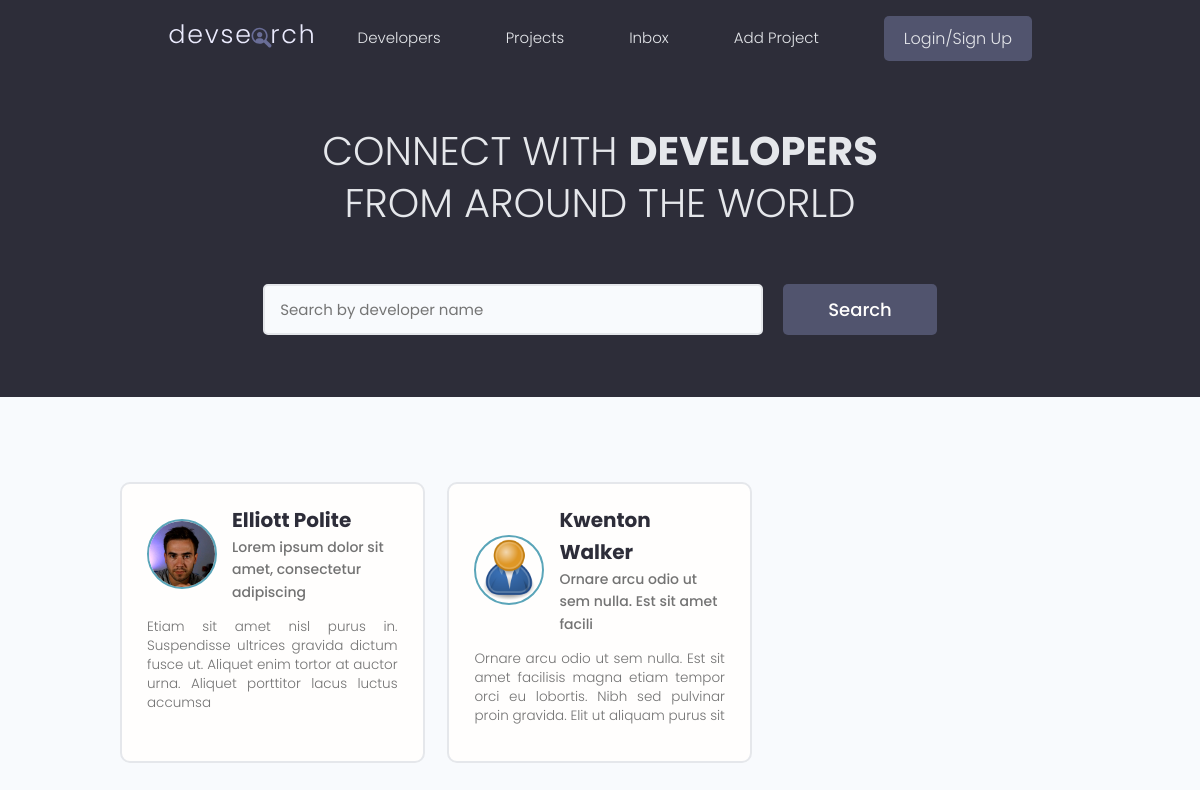
The app's page /, older data.
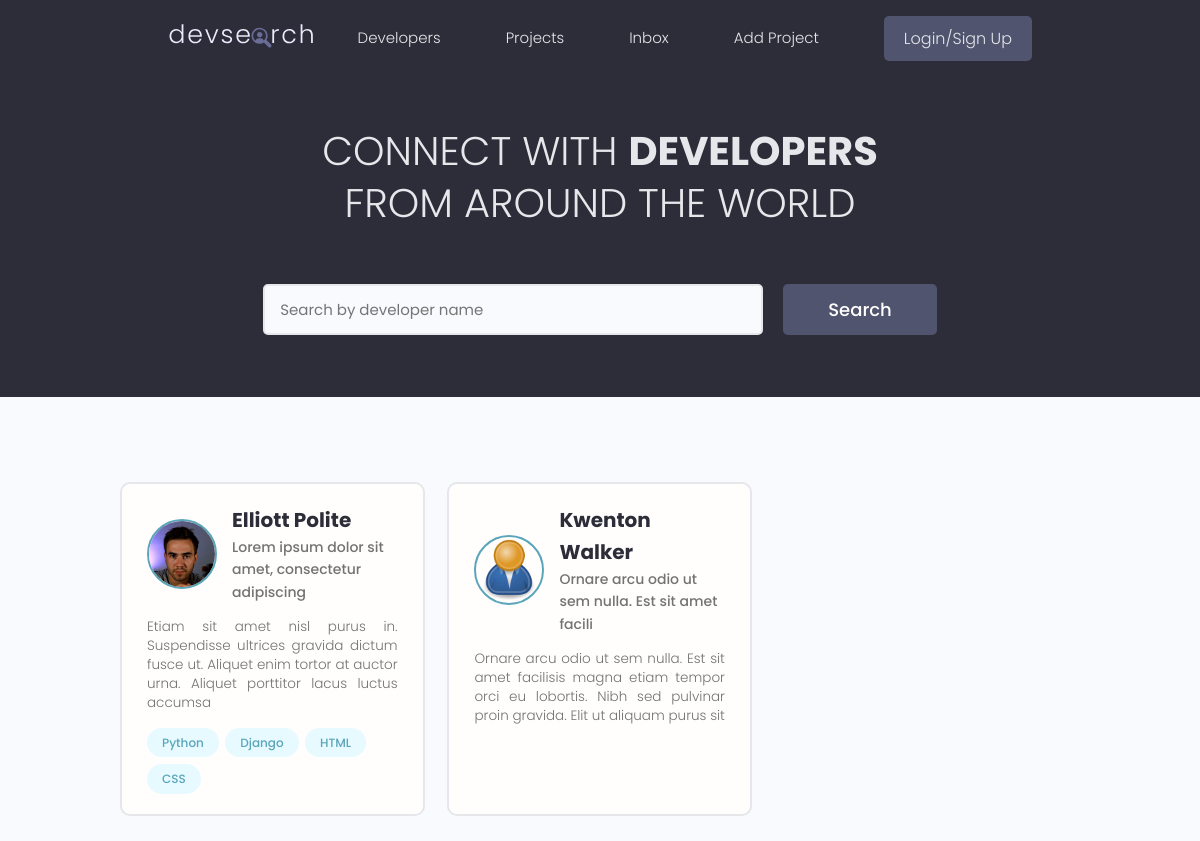
The same page, newer data.
### users/models.py (models this page shows, shortened)
class Profile(models.Model):
    id = models.UUIDField(default=uuid.uuid4, unique=True, primary_key=True, editable=False)
    name = models.CharField(max_length=128, blank=True, null=True)
    username = models.CharField(max_length=128, blank=True, null=True)
    location = models.CharField(max_length=128, blank=True, null=True)
    email = models.EmailField(max_length=128, blank=True, null=True)
    intro = models.CharField(max_length=128, blank=True, null=True)
    bio = models.TextField()
    profile_image = models.ImageField(null=True, blank=True, upload_to='profiles/', default='profiles/user-default.png')
    social_github = models.CharField(max_length=128, blank=True, null=True)
    social_twitter = models.CharField(max_length=128, blank=True, null=True)
    social_linkedin = models.CharField(max_length=128, blank=True, null=True)
    social_youtube = models.CharField(max_length=128, blank=True, null=True)
    social_website = models.CharField(max_length=128, blank=True, null=True)
    user = models.OneToOneField(User, on_delete=models.CASCADE, null=True, blank=True)

class Skill(models.Model):
    id = models.UUIDField(default=uuid.uuid4, unique=True, primary_key=True, editable=False)
    name = models.CharField(max_length=128, null=True, blank=True)
    description = models.TextField(null=True, blank=True)
    created = models.DateTimeField(auto_now_add=True)
    owner = models.ForeignKey(Profile, on_delete=models.CASCADE, null=True, blank=True)
    def __str__(self):
        return f'{self.name}'

### users/views.py (the view)
# urls.py: path('', views.profiles, name='profiles'),
def profiles(request):
    all_profiles = Profile.objects.all()
    context = {'profiles': all_profiles}
    return render(request, 'users/profiles.html', context)

### users/templates/users/profiles.html (shortened to what this page needs)
{% extends 'base.html' %}
{% block content %}
    <main class="home">
        <section class="hero-section text-center">
            <div class="container container--narrow">
                <div class="hero-section__box">
                    <h2>CONNECT WITH <span>DEVELOPERS</span></h2>
                    <h2>FROM AROUND THE WORLD</h2>
                </div>
                <div class="hero-section__search">
                    <form class="form" action="#" method="get">
                        <div class="form__field">
                            <input class="input input--text" id="formInput#search" type="text" name="text"
                                   placeholder="Search by developer name"/>
                        </div>
                        <input class="btn btn--sub btn--lg" type="submit" value="Search"/>
                    </form>
                </div>
            </div>
        </section>
        <section class="devlist">
            <div class="container">
                <div class="grid grid--three">
                    {% for profile in profiles %}
                        <div class="column card">
                            <div class="dev">
                                <a href="{% url 'user-profile' profile.id %}" class="card__body">
                                    <div class="dev__profile">
                                        <img class="avatar avatar--md" src="{{ profile.profile_image.url }}"
                                             alt="image"/>
                                        <div class="dev__meta">
                                            <h3>{{ profile.name }}</h3>
                                            <h5>{{ profile.intro|slice:'50' }}</h5>
                                        </div>
                                    </div>
                                    <p class="dev__info">{{ profile.bio|slice:'150' }}</p>
                                    <div class="dev__skills">
                                        {% for skill in profile.skill_set.all|slice:'5' %}
                                            <span class="tag tag--pill tag--main">
                                                <small>{{ skill }}</small>
                                            </span>
                                        {% endfor %}
                                    </div>
                                </a>
                            </div>
                        </div>
                    {% endfor %}
                </div>
            </div>
        </section>
    </main>
{% endblock content %}

Row changes from the older to the newer data that the page shows:
added Skill: name "Python", shown under Profile "Elliott Polite"
added Skill: name "Django", shown under Profile "Elliott Polite"
added Skill: name "HTML", shown under Profile "Elliott Polite"
added Skill: name "CSS", shown under Profile "Elliott Polite"
